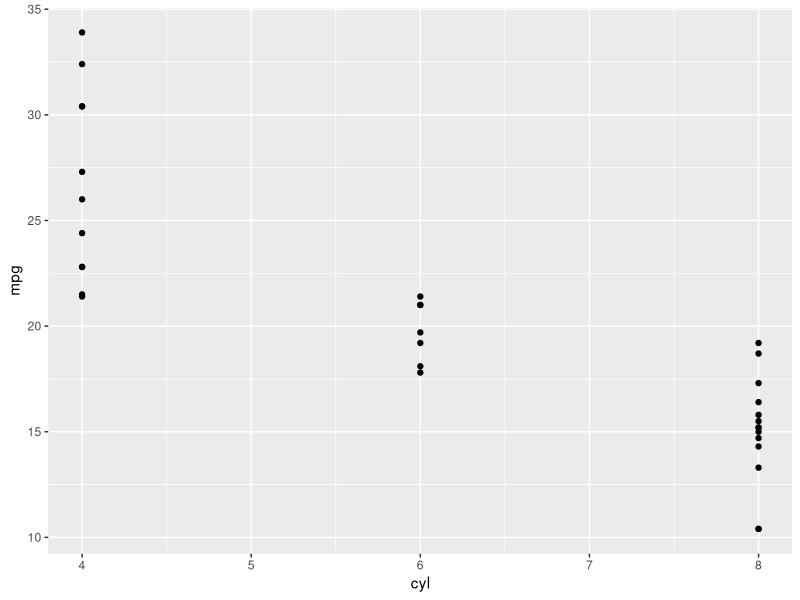
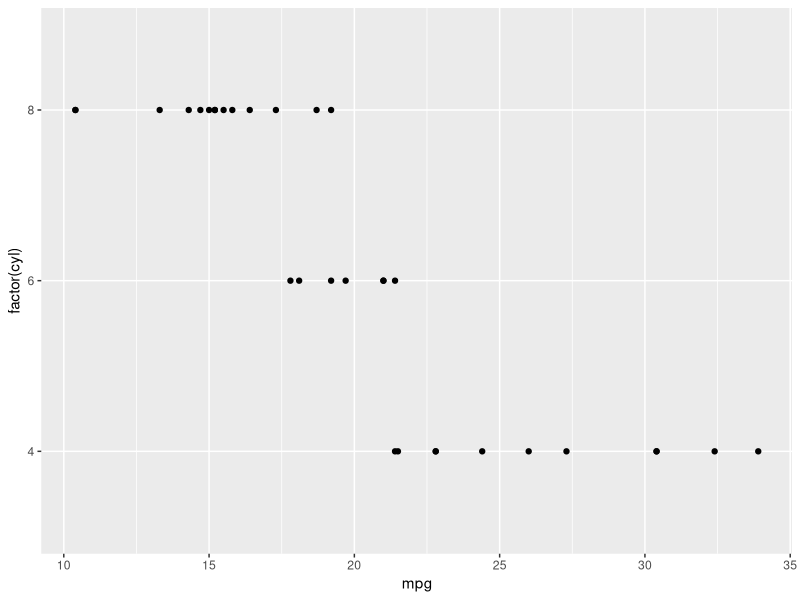
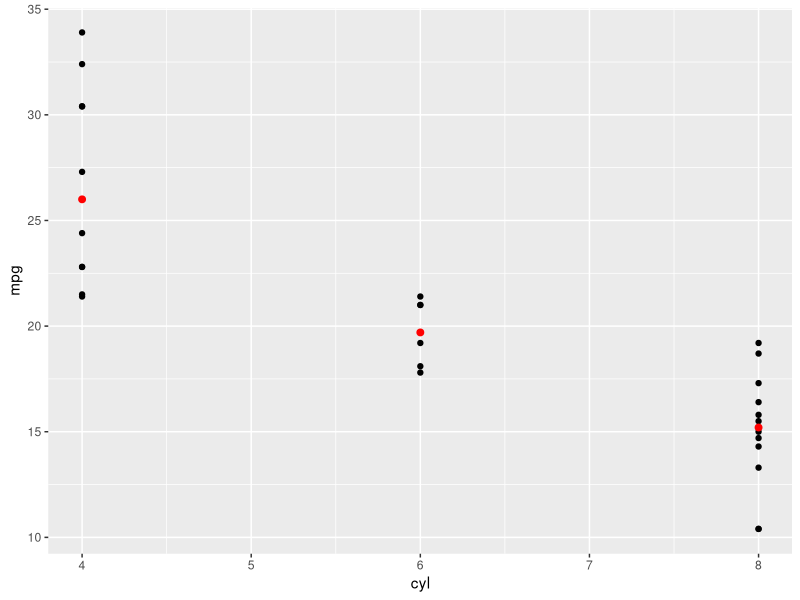
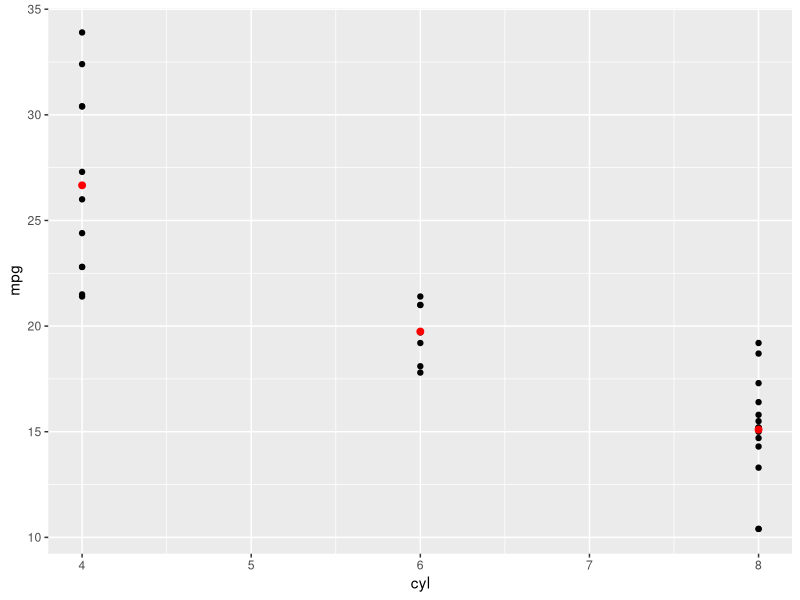
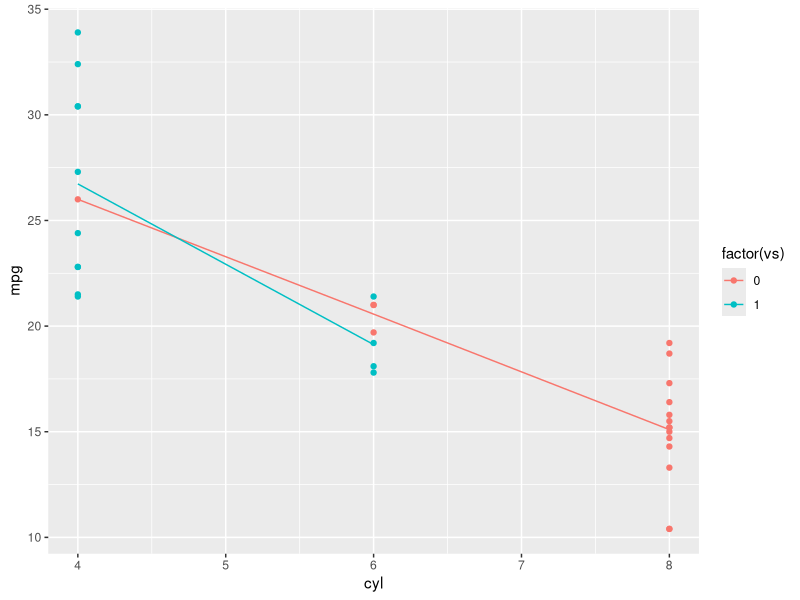
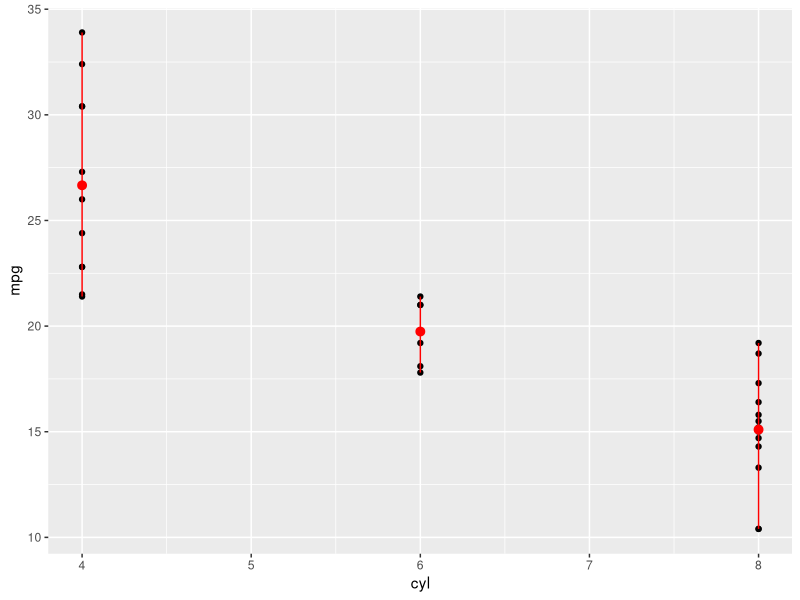
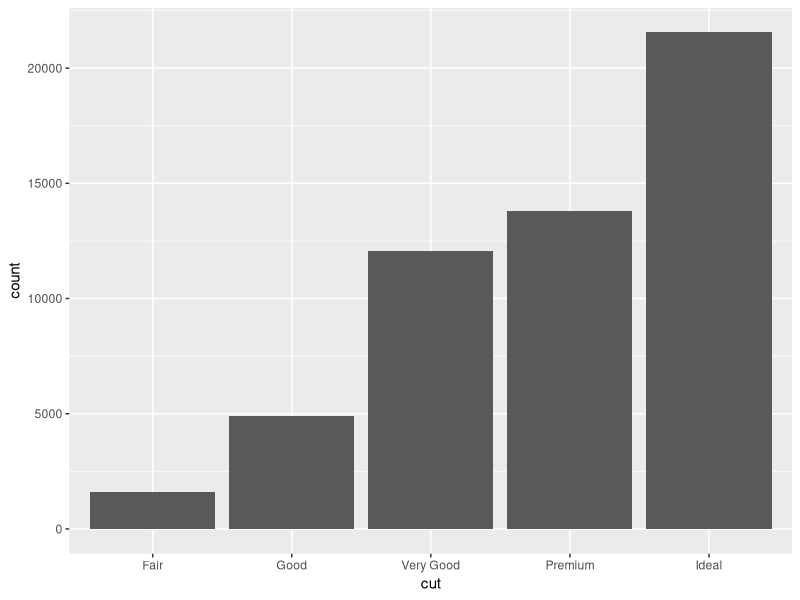
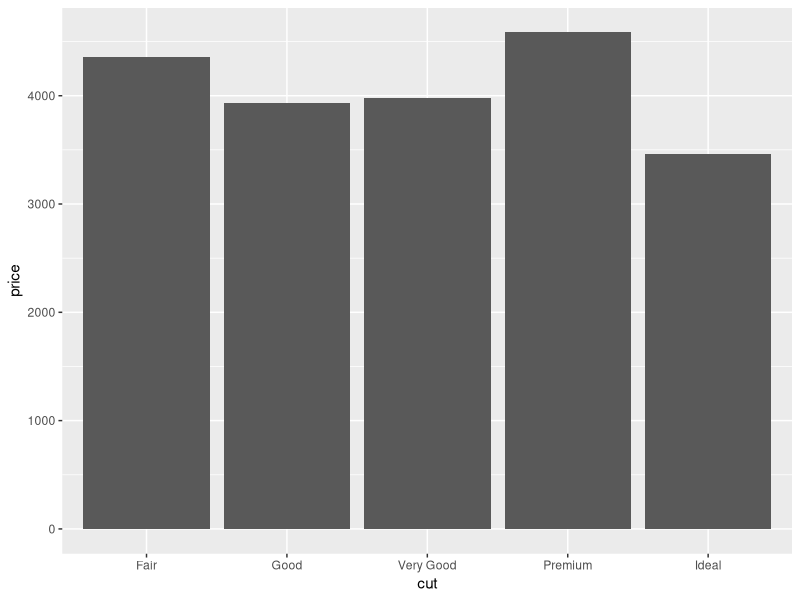

Source code (R) for these figures, in order:
library(ggplot2)


### Name: stat_summary_bin
### Title: Summarise y values at unique/binned x
### Aliases: stat_summary_bin stat_summary

### ** Examples

d <- ggplot(mtcars, aes(cyl, mpg)) + geom_point()
d + stat_summary(fun.data = "mean_cl_boot", colour = "red", size = 2)

# Orientation follows the discrete axis
ggplot(mtcars, aes(mpg, factor(cyl))) +
  geom_point() +
  stat_summary(fun.data = "mean_cl_boot", colour = "red", size = 2)

# You can supply individual functions to summarise the value at
# each x:
d + stat_summary(fun = "median", colour = "red", size = 2, geom = "point")
d + stat_summary(fun = "mean", colour = "red", size = 2, geom = "point")
d + aes(colour = factor(vs)) + stat_summary(fun = mean, geom="line")

d + stat_summary(fun = mean, fun.min = min, fun.max = max, colour = "red")

d <- ggplot(diamonds, aes(cut))
d + geom_bar()
d + stat_summary(aes(y = price), fun = "mean", geom = "bar")

# Orientation of stat_summary_bin is ambiguous and must be specified directly
ggplot(diamonds, aes(carat, price)) +
  stat_summary_bin(fun = "mean", geom = "bar", orientation = 'y')

## No test: 
##D # Don't use ylim to zoom into a summary plot - this throws the
##D # data away
##D p <- ggplot(mtcars, aes(cyl, mpg)) +
##D   stat_summary(fun = "mean", geom = "point")
##D p
##D p + ylim(15, 30)
##D # Instead use coord_cartesian
##D p + coord_cartesian(ylim = c(15, 30))
##D 
##D # A set of useful summary functions is provided from the Hmisc package:
##D stat_sum_df <- function(fun, geom="crossbar", ...) {
##D   stat_summary(fun.data = fun, colour = "red", geom = geom, width = 0.2, ...)
##D }
##D d <- ggplot(mtcars, aes(cyl, mpg)) + geom_point()
##D # The crossbar geom needs grouping to be specified when used with
##D # a continuous x axis.
##D d + stat_sum_df("mean_cl_boot", mapping = aes(group = cyl))
##D d + stat_sum_df("mean_sdl", mapping = aes(group = cyl))
##D d + stat_sum_df("mean_sdl", fun.args = list(mult = 1), mapping = aes(group = cyl))
##D d + stat_sum_df("median_hilow", mapping = aes(group = cyl))
##D 
##D # An example with highly skewed distributions:
##D if (require("ggplot2movies")) {
##D set.seed(596)
##D mov <- movies[sample(nrow(movies), 1000), ]
##D  m2 <-
##D    ggplot(mov, aes(x = factor(round(rating)), y = votes)) +
##D    geom_point()
##D  m2 <-
##D    m2 +
##D    stat_summary(
##D      fun.data = "mean_cl_boot",
##D      geom = "crossbar",
##D      colour = "red", width = 0.3
##D    ) +
##D    xlab("rating")
##D m2
##D # Notice how the overplotting skews off visual perception of the mean
##D # supplementing the raw data with summary statistics is _very_ important
##D 
##D # Next, we'll look at votes on a log scale.
##D 
##D # Transforming the scale means the data are transformed
##D # first, after which statistics are computed:
##D m2 + scale_y_log10()
##D # Transforming the coordinate system occurs after the
##D # statistic has been computed. This means we're calculating the summary on the raw data
##D # and stretching the geoms onto the log scale.  Compare the widths of the
##D # standard errors.
##D m2 + coord_trans(y="log10")
##D }
## End(No test)
